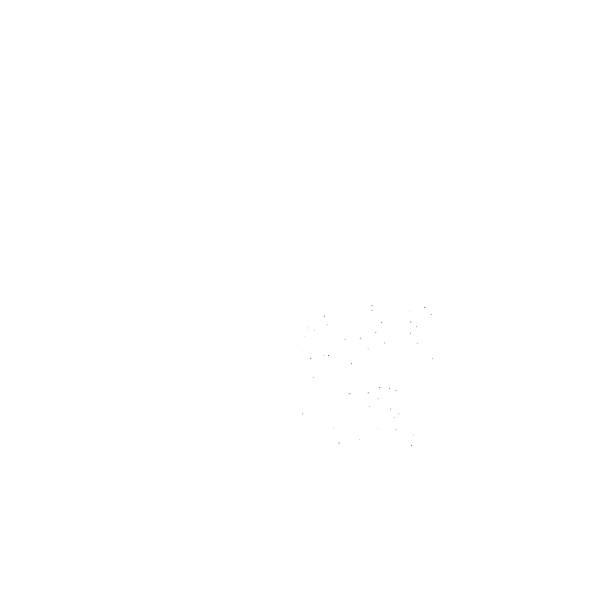
Frame 1 (no input)
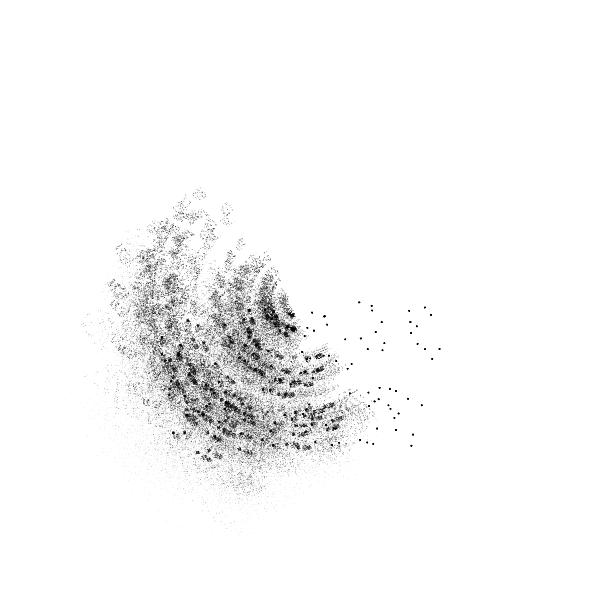
Frame 60 (the mouse pressed at the canvas centre just before this capture)
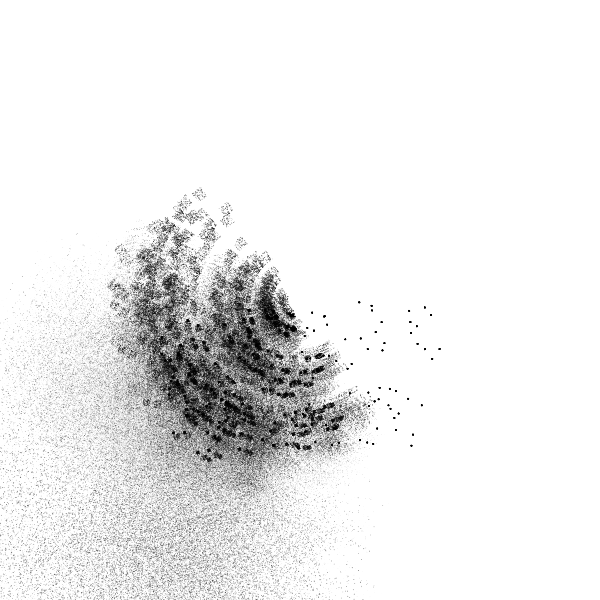
Frame 120 (the mouse held since frame 60 and released just before this capture)

The Processing sketch that drew these frames (run headless with seeded random() and noise(); from frame 60 on, the mouse is pressed at the canvas centre):

// Processing sketch: sketch_348
// ── sketch_348.pde
ParticleSystem[] ps;
StarParticle sp;

void setup() {
  size(600, 600);
  background(255);

  smooth();
  ps = new ParticleSystem[int(random(100))];
  for (int i=0; i < ps.length; i++) {
  ps[i] = new ParticleSystem();
  }
}

void draw() {
  
  PVector gravity = new PVector(0, 0.1);
  
  for (int i=0; i < ps.length; i++) {
  ps[i].applyForce(gravity);

  ps[i].addParticle();
  ps[i].run();
  }
}
// ── Particle.pde
class Particle {
  PVector location;
  PVector velocity;
  PVector acceleration;

  float angle = 0;
  float off = 1;

  float s;

  float lifespan = 255;

  Particle (PVector l) {
    acceleration = new PVector(0, 0);
    velocity = new PVector(random(-1, 1), random(-1, 1));
    location = l.get();
    noStroke();
    s = random(1);
  }

  void run() {
    update();
    display();
  }

  void applyForce(PVector f) {
    acceleration.add(f);
  }

  void update() {
    velocity.add(acceleration);
    location.add(velocity);
    acceleration.mult(0);
    lifespan -= 1;
    off += .1;
  }

  boolean isDead() {
    if (lifespan <= 0) {
      return true;
    } else {
      return false;
    }
  }

  void display() {
    fill(0, lifespan);

    pushMatrix();
    translate(width/2, height/2);
    rotate(angle);
    ellipse(location.x/2, location.y/2, s, s);
    popMatrix();

    s -= 0.01;
    angle = noise(off)*PI;
  }
}
// ── ParticleSystem.pde
class ParticleSystem {
  ArrayList<Particle> particles;
  PVector origin;

  ParticleSystem() {
    particles = new ArrayList<Particle>();
    origin = new PVector(random(300), random(300));
  }

  void addParticle() {

    //particles.add(new StarParticle(origin));
    particles.add(new Particle(origin));
  }

  void applyForce(PVector f) {
    for (Particle p : particles) {
      p.applyForce(f);
    }
  }

  void run() {

    for (int i = particles.size()-1; i >= 0; i--) {
      Particle p = particles.get(i);
      p.run();

      if (p.isDead()) {
        particles.remove(i);
      }
    }
  }
}
// ── StarParticle.pde
class StarParticle extends Particle {
  float ss;
  StarParticle (PVector l) {
    super(l);
    ss = 1;
  }

  void display() {
    fill(0, lifespan);
    pushMatrix();
    translate(width, height/2);
    rotate(angle);
    rect(location.y/2, location.x/2, ss, ss);
    popMatrix();
    ss += 0.1;
  }
}
